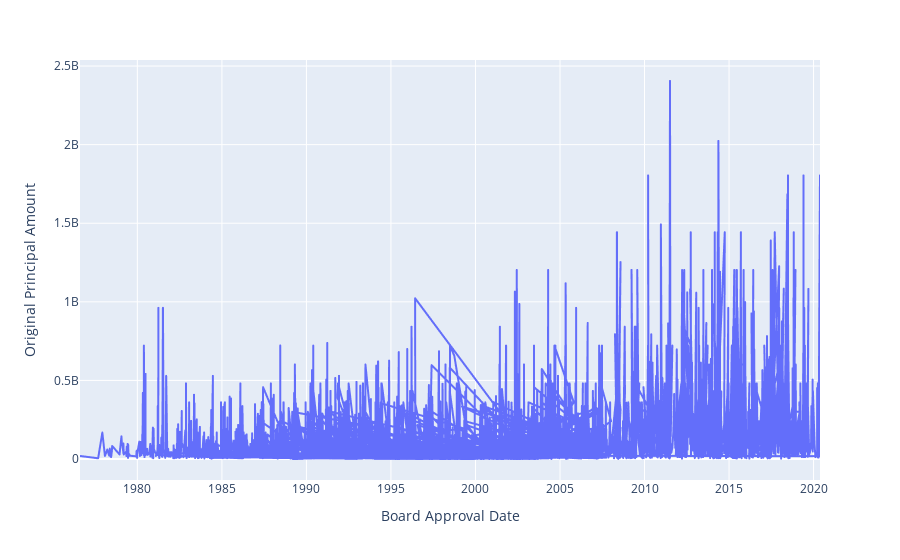

Notebook code cell kept with this figure:
### Markdown cell above
### Time Series of Board pproval Date and Amount Approved

### Code cell
fig = px.line(df, x='Board Approval Date', y='Original Principal Amount')
fig.show()

### Figure 1 — Plotly figure (JSON) as saved in the notebook; plotly's stock layout.template omitted (floating-point values rounded to 4 significant figures; data arrays with more than 128 entries replaced by an {"elided": "..."} marker saying what was removed)
{"data": [{"hovertemplate": "Board Approval Date=%{x}<br>Original Principal Amount=%{y}<extra></extra>", "legendgroup": "", "line": {"color": "#636efa", "dash": "solid"}, "mode": "lines", "name": "", "showlegend": false, "type": "scattergl", "x": {"elided": "5642 str values"}, "xaxis": "x", "y": {"elided": "5642 float values"}, "yaxis": "y"}], "layout": {"legend": {"tracegroupgap": 0}, "margin": {"t": 60}, "xaxis": {"anchor": "y", "domain": [0, 1], "title": {"text": "Board Approval Date"}}, "yaxis": {"anchor": "x", "domain": [0, 1], "title": {"text": "Original Principal Amount"}}}}
